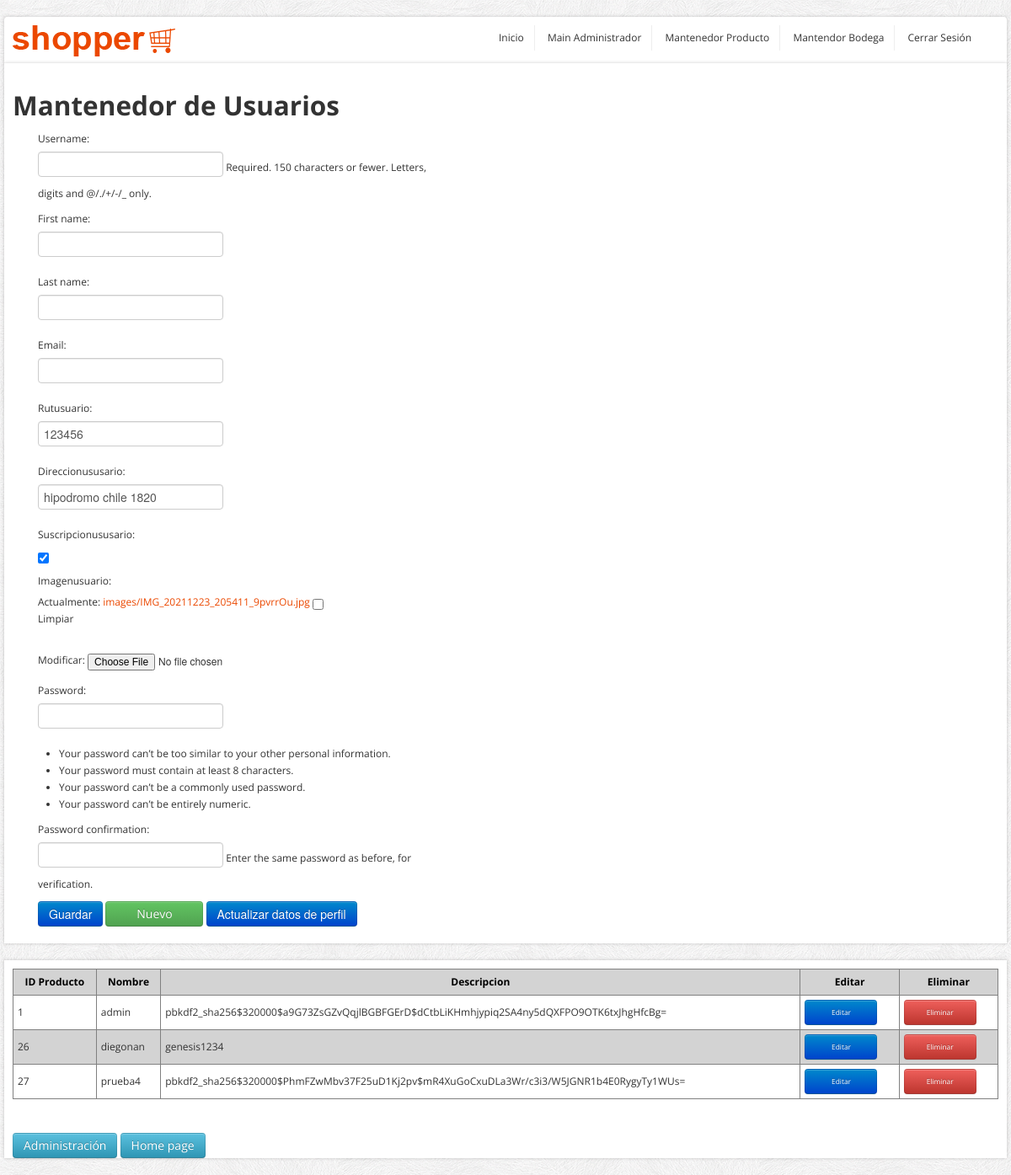
Page /maestro_usuario/upd/1 (signed in) on the earlier database version.
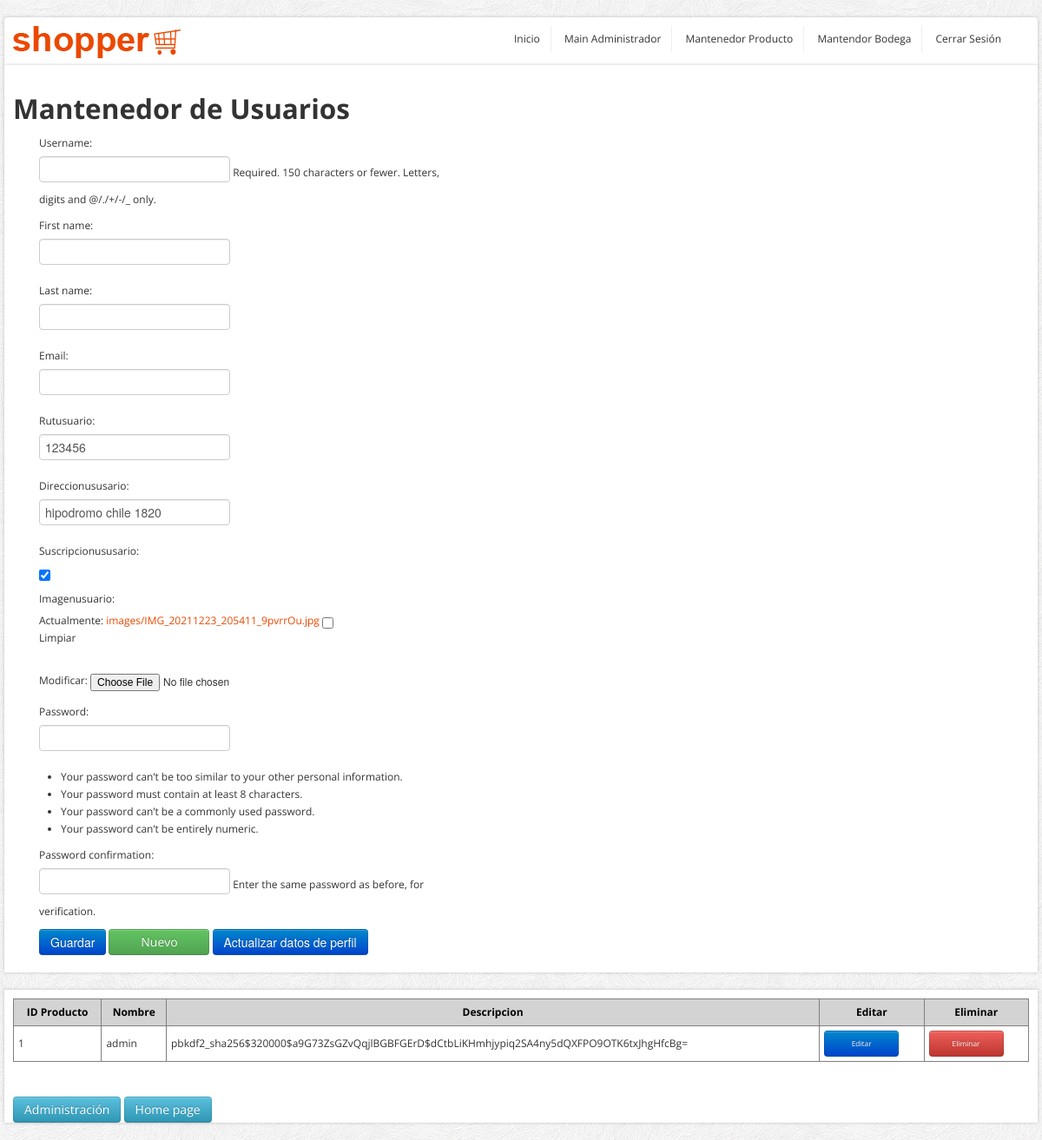
Same page on the later database version.
### core/models.py (models this page shows, shortened)
class PerfilUsuario(models.Model):
    user = models.OneToOneField(User, blank=False, null=False, on_delete=models.CASCADE)
    rutUsuario = models.CharField(max_length=15, unique=True)
    direccionUsusario = models.CharField(max_length=300, blank=False, null=False, verbose_name="Direccion Usuario")
    suscripcionUsusario = models.BooleanField(default=False,blank=False, null=False, verbose_name="Suscriptor")
    imagenUsuario = models.ImageField(upload_to="images/", default="sinfoto.jpg", null=False, blank=False, verbose_name="Imagen Usuario")

### core/views.py (the view, shortened to what this page needs)
# urls.py: path('maestro_usuario/<action>/<id>', maestro_usuario, name="maestro_usuario"),
def maestro_usuario(request,action, id):
    if not (request.user.is_authenticated and request.user.is_staff):
        return redirect(home)
    data = {"mesg": "", "form": Usuarios, "action": action, "id": id}
    if action == 'ins':
        if request.method == "POST":
            form = MantUsuarioForm(request.POST, request.FILES)
            if form.is_valid:
                try:
                    form.save()
                    data["mesg"] = "¡El Usuario fue creado correctamente!"
                except:
                    data["mesg"] = "¡No se puede crear dos Usuarios con el mismo ID!"
    elif action == 'upd':
        objeto = PerfilUsuario.objects.get(id=id)
        if request.method == "POST":
            form = Usuarios(data=request.POST, files=request.FILES, instance=objeto)
            if form.is_valid:
                form.save()
                data["mesg"] = "¡El Producto fue actualizado correctamente!"
        data["form"] = Usuarios(instance=objeto)
    data["list"] = PerfilUsuario.objects.all().order_by('user_id')
    return render(request, "core/maestro_usuario.html", data)

### core/forms.py
class Usuarios(UserCreationForm):
    first_name = forms.CharField(max_length=150, required=True)
    last_name = forms.CharField(max_length=150, required=True)
    email = forms.CharField(required=True)
    rutUsuario = forms.CharField(required=True)
    direccionUsusario = forms.CharField(required=True)
    suscripcionUsusario = forms.BooleanField(required=False)
    imagenUsuario = forms.ImageField(required=False)
    class Meta:
        model = User
        fields = [
                'username',
                'first_name',
                'last_name',
                'email',
                'rutUsuario',
                'direccionUsusario',
                'suscripcionUsusario',
                'imagenUsuario',
            ]

### core/templates/core/maestro_usuario.html (shortened to what this page needs)
{% load static %}
<!DOCTYPE html>
<html lang="en">
	<head>
		<link href="../../static/core/css/bootstrap/css/bootstrap.min.css" rel="stylesheet">
		<link href="../../static/core/css/bootstrap/css/bootstrap-responsive.min.css" rel="stylesheet">
		<link href="../../static/core/css/themes/css/bootstrappage.css" rel="stylesheet"/>
		<link href="../../static/core/css/themes/css/flexslider.css" rel="stylesheet"/>
		<link href="../../static/core/css/themes/css/main.css" rel="stylesheet"/>
		<link href="{% static 'core/css/forms.css'%}" rel="stylesheet">
	</head>
    <body>
		<div id="top-bar" class="container">
			<div class="row container-fluid">
					<ul class="user-menu">
						<div class="pull-left">
							<a href="index.html" class="logo pull-left"><img src="../../static/core/css/themes/images/logo.png" class="site_logo" alt=""></a>
						</div>
						<div class="pull-right">
							<li><a href="{% url 'home' %}">Inicio</a></li>
							<li><a href="{% url 'mainAdministrador' %}">Main Administrador</a></li>
							<li><a href="{% url 'maestro_producto' 'ins' -1 %}">Mantenedor Producto</a></li>
							<li><a href="{% url 'maestro_bodega' 'ins' -1 %}">Mantendor Bodega</a></li>
							<li><a href="{% url 'cerrar_sesion' %}">Cerrar Sesión</a></li>
						</div>
					</ul>
			</div>
		</div>
		<div id="wrapper" class="container">
			<section class="main-content">
			    <br>
				<h2><span>Mantenedor de Usuarios</span></h2>
                <div class="span5">
					{% if form %}
					<form method="POST" action="" enctype="multipart/form-data" id="formulario">
						<div class="form-group">
							{% csrf_token %} {{ form.as_p }}
						</div>
						<input type="submit" class="btn btn-primary btnwidth" id="id_guardar" value="Guardar">
						<a class="btn btn-success btnwidth" href="{% url 'maestro_usuario' 'upd' id %}">Nuevo</a>
						<button class="btn btn-primary" type="submit">Actualizar datos de perfil</button>
					</form>
					{% endif %}
				</div>
			</section>
		</div>
		<div id="wrapper" class="container">
			<section class="main-content">
				<table id="tabla_datos">
				<thead>
					<tr>
						<th>ID Producto</th>
						<th>Nombre</th>
						<th>Descripcion</th>
						<th class="titulo_boton">Editar</th>
						<th class="titulo_boton">Eliminar</th>
					</tr>
				</thead>
					<tbody>
						{% for pro in list %}
						<tr>
							<td>{{ pro.user.id }}</td>
							<td>{{ pro.user.username }}</td>
							<td>{{ pro.user.password}}</td>
							<td><a href="{% url 'maestro_usuario' 'upd' pro.user.id %}"
								class="btn btn-primary btn-sm boton_chico">Editar</a></td>
							<td><a href="{% url 'maestro_usuario' 'upd' pro.user.id %}"
								class="btn btn-danger btn-sm boton_chico">Eliminar</a></td>
						</tr>
						{% endfor %}
					</tbody>
					</table>
				<br>
				<a href="http://127.0.0.1:8000/admin" class="btn btn-info btn-sm">Administración</a>
				<a href="{% url 'home' %}" class="btn btn-info btn-sm">Home page</a>
			</section>
		</div>
    </body>
</html>

Differences in the rows shown:
removed PerfilUsuario: user.id "26", user.username "diegonan", user.password "genesis1234"
removed PerfilUsuario: user.id "27", user.username "prueba4", user.password "pbkdf2_sha256$320000$PhmFZwMbv37F25uD1Kj2pv$mR4XuGoCxuDLa3Wr/c3i3/W5JGNR1b4E0RygyTy1WUs="
